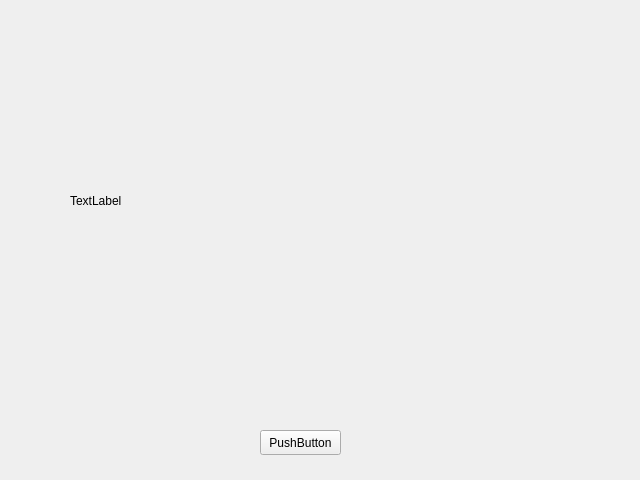
<?xml version="1.0" encoding="UTF-8"?>
<ui version="4.0">
 <class>MainWindow</class>
 <widget class="QWidget" name="MainWindow">
  <property name="geometry">
   <rect>
    <x>0</x>
    <y>0</y>
    <width>640</width>
    <height>480</height>
   </rect>
  </property>
  <property name="windowTitle">
   <string>RS App</string>
  </property>
  <widget class="QPushButton" name="btnImport">
   <property name="geometry">
    <rect>
     <x>260</x>
     <y>430</y>
     <width>81</width>
     <height>25</height>
    </rect>
   </property>
   <property name="text">
    <string>PushButton</string>
   </property>
  </widget>
  <widget class="QLabel" name="labelImage">
   <property name="geometry">
    <rect>
     <x>70</x>
     <y>40</y>
     <width>491</width>
     <height>321</height>
    </rect>
   </property>
   <property name="text">
    <string>TextLabel</string>
   </property>
  </widget>
 </widget>
 <resources/>
 <connections/>
</ui>
